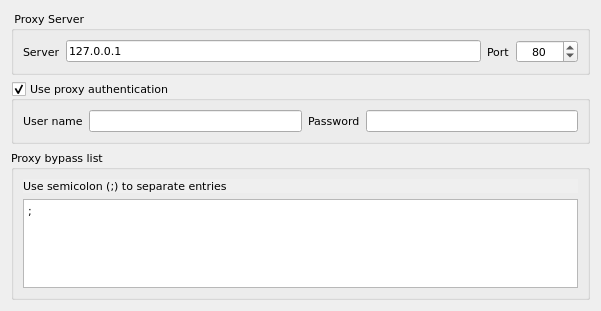
<?xml version="1.0" encoding="UTF-8"?>
<ui version="4.0">
 <class>ProxyOptionsWidget</class>
 <widget class="QWidget" name="ProxyOptionsWidget">
  <property name="geometry">
   <rect>
    <x>0</x>
    <y>0</y>
    <width>601</width>
    <height>311</height>
   </rect>
  </property>
  <property name="font">
   <font>
    <family>DejaVu Sans</family>
    <pointsize>8</pointsize>
   </font>
  </property>
  <property name="windowTitle">
   <string>Proxy</string>
  </property>
  <layout class="QVBoxLayout" name="verticalLayout_21">
   <item>
    <widget class="QGroupBox" name="boxProxyServer">
     <property name="title">
      <string> Proxy Server  </string>
     </property>
     <layout class="QHBoxLayout" name="horizontalLayout_16">
      <item>
       <widget class="QLabel" name="lblProxyServer">
        <property name="text">
         <string>Server</string>
        </property>
       </widget>
      </item>
      <item>
       <widget class="QLineEdit" name="editProxyServer">
        <property name="text">
         <string>127.0.0.1</string>
        </property>
       </widget>
      </item>
      <item>
       <widget class="QLabel" name="lblProxyPort">
        <property name="text">
         <string>Port</string>
        </property>
       </widget>
      </item>
      <item>
       <widget class="QSpinBox" name="spinProxyPort">
        <property name="alignment">
         <set>Qt::AlignCenter</set>
        </property>
        <property name="minimum">
         <number>1</number>
        </property>
        <property name="maximum">
         <number>65535</number>
        </property>
        <property name="value">
         <number>80</number>
        </property>
       </widget>
      </item>
     </layout>
    </widget>
   </item>
   <item>
    <widget class="QGroupBox" name="boxProxyAuth">
     <property name="title">
      <string>Use proxy authentication  </string>
     </property>
     <property name="checkable">
      <bool>true</bool>
     </property>
     <property name="checked">
      <bool>true</bool>
     </property>
     <layout class="QHBoxLayout" name="horizontalLayout_17">
      <item>
       <widget class="QLabel" name="ProxyUserNameLbl">
        <property name="text">
         <string>User name</string>
        </property>
       </widget>
      </item>
      <item>
       <widget class="QLineEdit" name="ProxyUserEdit"/>
      </item>
      <item>
       <widget class="QLabel" name="ProxyPasswordLbl">
        <property name="text">
         <string>Password</string>
        </property>
       </widget>
      </item>
      <item>
       <widget class="QLineEdit" name="ProxyPswdEdit"/>
      </item>
     </layout>
    </widget>
   </item>
   <item>
    <widget class="QGroupBox" name="boxProxyBypassList">
     <property name="title">
      <string>Proxy bypass list</string>
     </property>
     <layout class="QVBoxLayout" name="verticalLayout_20">
      <item>
       <widget class="QLabel" name="lblProxyBypassListHlp">
        <property name="autoFillBackground">
         <bool>true</bool>
        </property>
        <property name="text">
         <string>Use semicolon (;) to separate entries </string>
        </property>
       </widget>
      </item>
      <item>
       <widget class="QPlainTextEdit" name="plainProxyBypassList">
        <property name="autoFillBackground">
         <bool>true</bool>
        </property>
        <property name="plainText">
         <string>&lt;local&gt;;</string>
        </property>
       </widget>
      </item>
     </layout>
    </widget>
   </item>
  </layout>
 </widget>
 <resources/>
 <connections/>
</ui>
